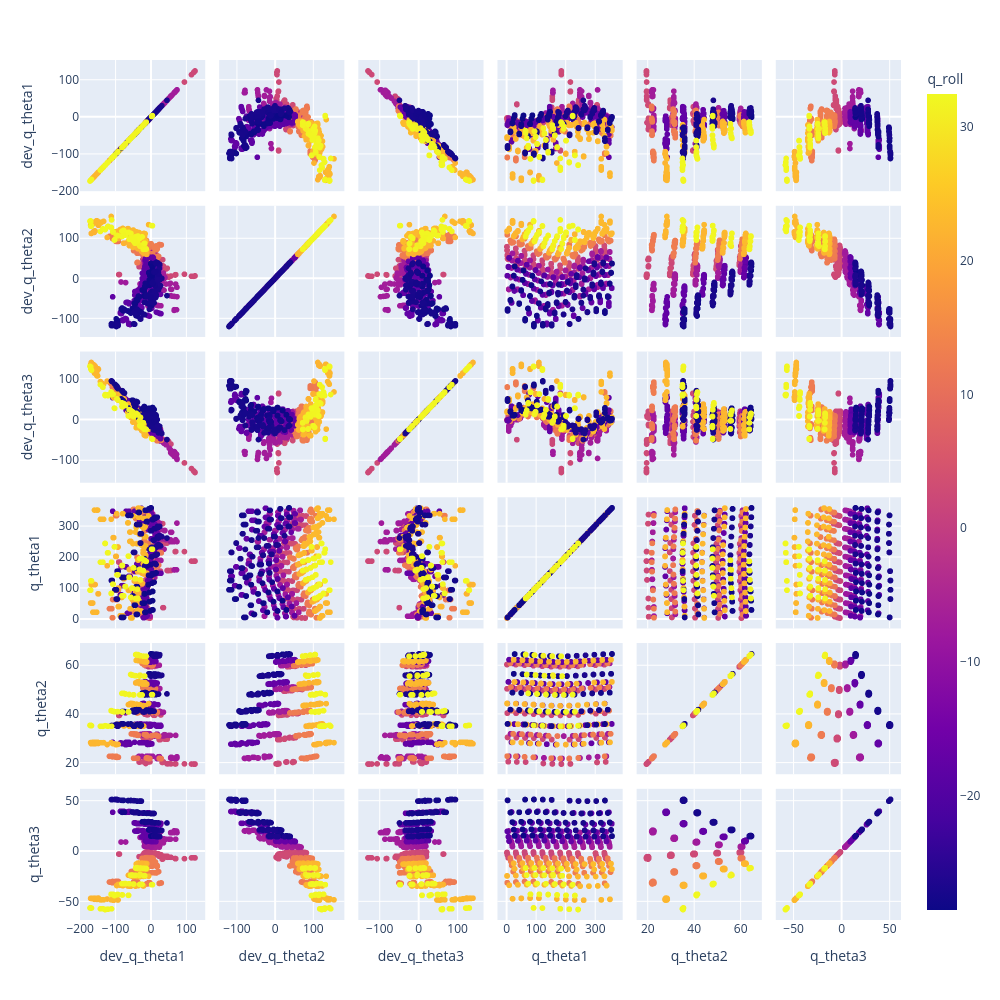

Notebook code cell kept with this figure:
### Markdown cell above
# Theta Space Residuals - QUEST ONLY

### Code cell
fig = px.scatter_matrix(d, dimensions=["dev_q_theta1", "dev_q_theta2", "dev_q_theta3", "q_theta1", "q_theta2", "q_theta3"], color="q_roll",
                        hover_data=[ "p_az", "p_alt", "p_roll", "filename",])
fig.update_layout(height=1000,width=1000 )
fig.show()

### Figure 1 — Plotly figure (JSON) as saved in the notebook; plotly's stock layout.template omitted (floating-point values rounded to 4 significant figures; data arrays with more than 128 entries replaced by an {"elided": "..."} marker saying what was removed)
{"data": [{"customdata": {"elided": "1742x4 mixed values"}, "dimensions": [{"axis": {"matches": true}, "label": "dev_q_theta1", "values": {"elided": "1742 float values"}}, {"axis": {"matches": true}, "label": "dev_q_theta2", "values": {"elided": "1742 float values"}}, {"axis": {"matches": true}, "label": "dev_q_theta3", "values": {"elided": "1742 float values"}}, {"axis": {"matches": true}, "label": "q_theta1", "values": {"elided": "1742 float values"}}, {"axis": {"matches": true}, "label": "q_theta2", "values": {"elided": "1742 float values"}}, {"axis": {"matches": true}, "label": "q_theta3", "values": {"elided": "1742 float values"}}], "hovertemplate": "%{xaxis.title.text}=%{x}<br>%{yaxis.title.text}=%{y}<br>p_az=%{customdata[0]}<br>p_alt=%{customdata[1]}<br>p_roll=%{customdata[2]}<br>filename=%{customdata[3]}<br>q_roll=%{marker.color}<extra></extra>", "legendgroup": "", "marker": {"color": {"elided": "1742 float values"}, "coloraxis": "coloraxis", "symbol": "circle"}, "name": "", "showlegend": false, "type": "splom"}], "layout": {"coloraxis": {"colorbar": {"title": {"text": "q_roll"}}, "colorscale": [[0, "#0d0887"], [0.1111, "#46039f"], [0.2222, "#7201a8"], [0.3333, "#9c179e"], [0.4444, "#bd3786"], [0.5556, "#d8576b"], [0.6667, "#ed7953"], [0.7778, "#fb9f3a"], [0.8889, "#fdca26"], [1, "#f0f921"]]}, "dragmode": "select", "height": 1000, "legend": {"tracegroupgap": 0}, "margin": {"t": 60}, "width": 1000}}
